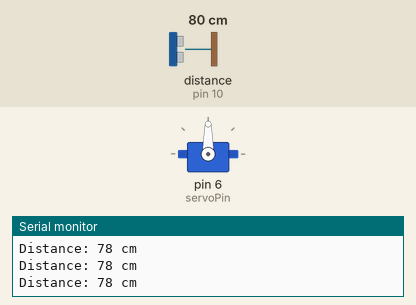
Bench run of a sketch on a simulated Arduino Uno, built with avr-gcc and run on an emulated ATmega328P. Parts: servo, the last lines printed to the serial monitor. Wiring (inferred from the names in the program): ultrasonic range finder: trigger pin 9; echo pin 10. Inputs (shaded band) come from the test bench; at power-on: distance to the obstacle (sensor on pin 10) 80 cm. The echo pulse lasts 58.3 µs per cm.

Above: at 1.2 s.
1.3 s: distance to the obstacle (sensor on pin 10) set to 23 cm
2.8 s: distance to the obstacle (sensor on pin 10) set to 18 cm
At 3.6 s:
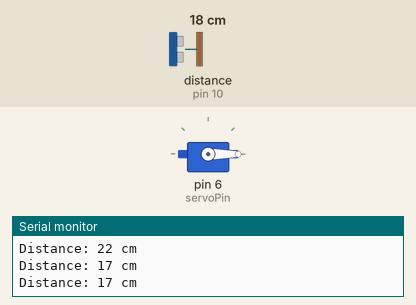
4.5 s: distance to the obstacle (sensor on pin 10) set to 35 cm
At 5.1 s:
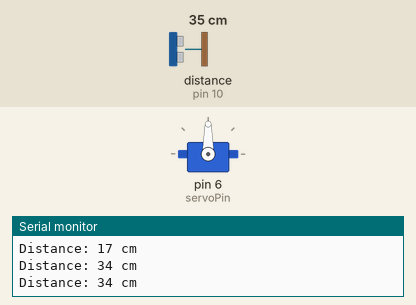
6.0 s: distance to the obstacle (sensor on pin 10) set to 2 cm
At 6.7 s:
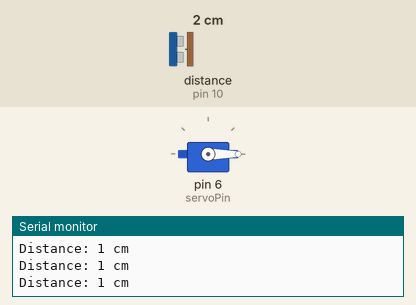
Timing chart, 0 to 8.5 s (numbered marks = the images above; inputs shaded):
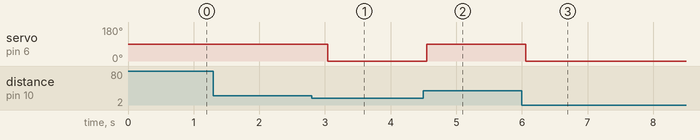

The sketch:

Day07_Ultasonic_Servo.ino
```cpp
#include <Servo.h>

#define trigPin 9
#define echoPin 10
#define servoPin 6

Servo myServo;
long duration;
int distance;

void setup() {
  pinMode(trigPin, OUTPUT);
  pinMode(echoPin, INPUT);
  Serial.begin(9600);

  myServo.attach(servoPin);
  myServo.write(90); // center position
}

void loop() {
  // Ultrasonic trigger
  digitalWrite(trigPin, LOW);
  delayMicroseconds(2);
  digitalWrite(trigPin, HIGH);
  delayMicroseconds(10);
  digitalWrite(trigPin, LOW);

  duration = pulseIn(echoPin, HIGH);
  distance = duration * 0.034 / 2;

  Serial.print("Distance: ");
  Serial.print(distance);
  Serial.println(" cm");

  if (distance < 20) {
    myServo.write(0);    // turn left
  } else {
    myServo.write(90);   // center
  }

  delay(300);
}
```

Measured:
- the behaviour switches between 21 and 20 cm on distance to the obstacle (sensor on pin 10) (found by bisection; images 0 and 1)
- after the input at 2.8 s, servo on pin 6 (servoPin): 90° → 0° after 0.24 s
- after the input at 4.5 s, servo on pin 6 (servoPin): 0° → 90° after 0.05 s
- after the input at 6.0 s, servo on pin 6 (servoPin): 90° → 0° after 0.06 s
